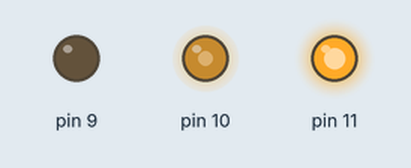
Simulated run of this sketch. Board: Arduino Uno, built with avr-gcc and run on an emulated ATmega328P. Parts: output pins drawn as LEDs (lit = HIGH).

Above: at 0.1 s.
Timing chart, 0 to 1.6 s (numbered marks = the images above):
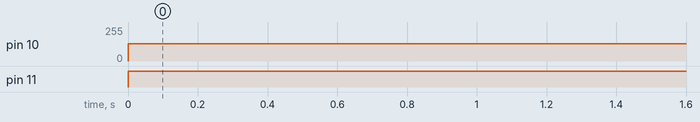

The sketch:

_11_3.ino
```cpp
void setup() {
  pinMode(11,OUTPUT); //빨간색 LED핀 출력으로 설정
  pinMode(10,OUTPUT); //녹색 LED핀 출력으로 설정
  pinMode(9,OUTPUT); //파란색 LED핀 출력으로 설정
}

void loop() {
  analogWrite(11,255); //빨간색 LED를 50만큼 켠다
  analogWrite(10,128); //녹색 LED를 50만큼 켠다
  analogWrite(9,0); //파란색 LED를 50만큼 켠다
  delay(1000);
}
```

Measured:
- by itself, pin 10: 0/255 → 128/255 at 0.00 s
- by itself, pin 11: LOW → HIGH at 0.00 s
